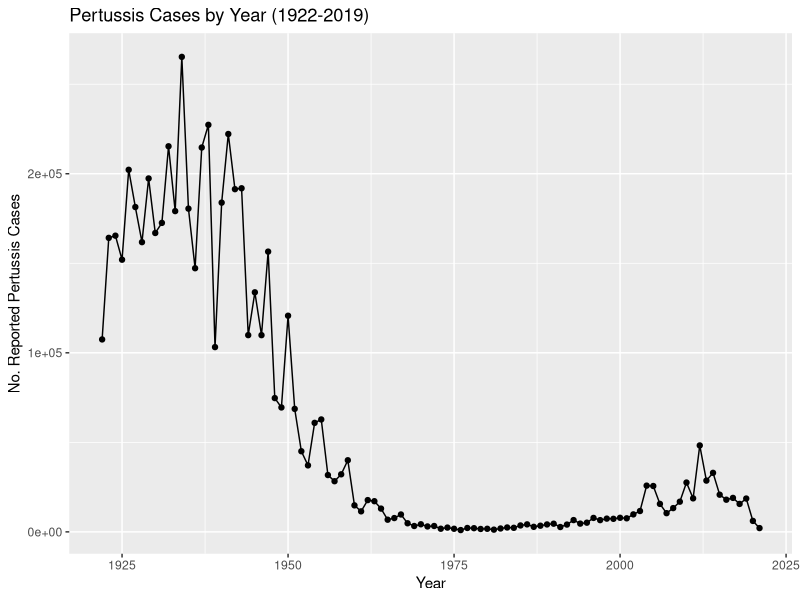
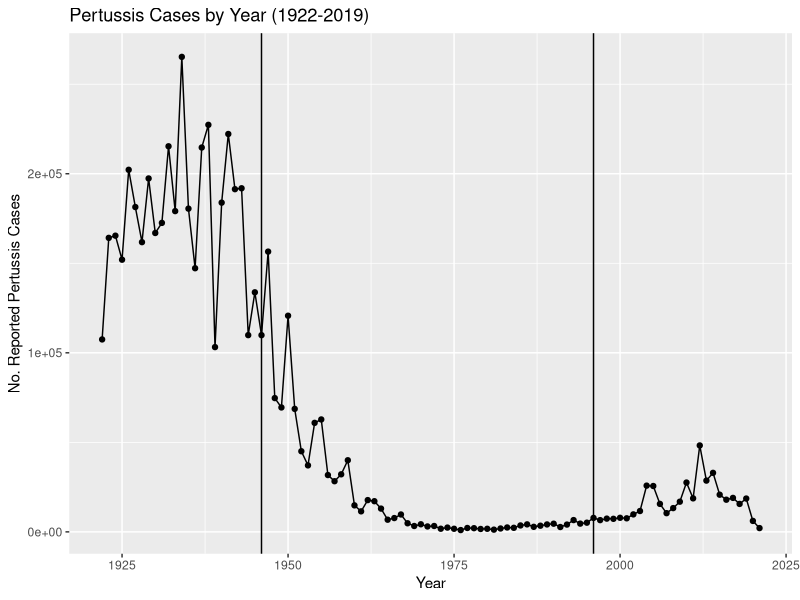

Reproduce these figures in R, in order. (Note: this script raises an error after producing the figures.)
## ---- chunk 1
cdc <- data.frame(
                                           Year = c(1922L,1923L,1924L,1925L,
                                                    1926L,1927L,1928L,1929L,
                                                    1930L,1931L,1932L,1933L,
                                                    1934L,1935L,1936L,1937L,
                                                    1938L,1939L,1940L,1941L,
                                                    1942L,1943L,1944L,1945L,
                                                    1946L,1947L,1948L,1949L,
                                                    1950L,1951L,1952L,1953L,
                                                    1954L,1955L,1956L,1957L,
                                                    1958L,1959L,1960L,1961L,
                                                    1962L,1963L,1964L,1965L,
                                                    1966L,1967L,1968L,1969L,
                                                    1970L,1971L,1972L,1973L,
                                                    1974L,1975L,1976L,1977L,
                                                    1978L,1979L,1980L,1981L,
                                                    1982L,1983L,1984L,1985L,
                                                    1986L,1987L,1988L,1989L,
                                                    1990L,1991L,1992L,1993L,
                                                    1994L,1995L,1996L,1997L,
                                                    1998L,1999L,2000L,2001L,
                                                    2002L,2003L,2004L,2005L,
                                                    2006L,2007L,2008L,2009L,
                                                    2010L,2011L,2012L,2013L,
                                                    2014L,2015L,2016L,2017L,
                                                    2018L,2019L,2020L,2021L),
                   No..Reported.Pertussis.Cases = c(107473,164191,165418,
                                                    152003,202210,181411,161799,
                                                    197371,166914,172559,
                                                    215343,179135,265269,180518,
                                                    147237,214652,227319,
                                                    103188,183866,222202,191383,
                                                    191890,109873,133792,
                                                    109860,156517,74715,69479,
                                                    120718,68687,45030,37129,
                                                    60886,62786,31732,28295,
                                                    32148,40005,14809,11468,
                                                    17749,17135,13005,6799,
                                                    7717,9718,4810,3285,4249,
                                                    3036,3287,1759,2402,1738,
                                                    1010,2177,2063,1623,
                                                    1730,1248,1895,2463,2276,
                                                    3589,4195,2823,3450,4157,
                                                    4570,2719,4083,6586,
                                                    4617,5137,7796,6564,7405,
                                                    7298,7867,7580,9771,11647,
                                                    25827,25616,15632,10454,
                                                    13278,16858,27550,18719,
                                                    48277,28639,32971,20762,
                                                    17972,18975,15609,18617,
                                                    6124,2116)
                 )
## ---- chunk 2
library(ggplot2)
p <- ggplot(cdc) + aes(x=Year, y = No..Reported.Pertussis.Cases) + geom_point() + geom_line() + labs(x="Year", y="No. Reported Pertussis Cases", title="Pertussis Cases by Year (1922-2019)")
p
## ---- chunk 3
p <- p + geom_vline(xintercept = c(1946, 1996))
p
## ---- chunk 4
library(jsonlite)
subject <- read_json("https://www.cmi-pb.org/api/subject", simplifyVector = TRUE)
head(subject, 3)
## ---- chunk 5
table(subject$infancy_vac)
## ---- chunk 6
table(subject$biological_sex)
## ---- chunk 7
table(subject$biological_sex, subject$race)
## ---- chunk 8
library(lubridate)
today()
time_length(today() - ymd("2000-01-01"), "years")
